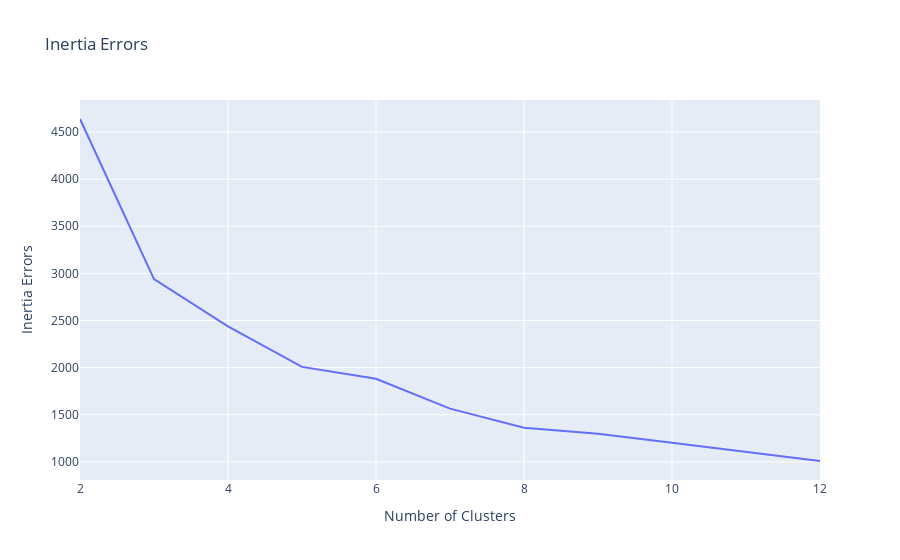

Notebook source saved alongside this figure:
### Markdown cell above
*PLOT INERTIA VS CLUSTERS*

### Code cell
fig = px.line(x=n_cluster, y=inertia_errors, title='Inertia Errors')
fig.update_layout(xaxis_title='Number of Clusters', yaxis_title='Inertia Errors')
fig.show()

### Figure 1 — Plotly figure (JSON) as saved in the notebook; plotly's stock layout.template omitted (floating-point values rounded to 4 significant figures)
{"data": [{"hovertemplate": "x=%{x}<br>y=%{y}<extra></extra>", "legendgroup": "", "line": {"color": "#636efa", "dash": "solid"}, "marker": {"symbol": "circle"}, "mode": "lines", "name": "", "orientation": "v", "showlegend": false, "type": "scatter", "x": [2, 3, 4, 5, 6, 7, 8, 9, 10, 11, 12], "xaxis": "x", "y": [4638.0, 2939.0, 2437.0, 2008.0, 1881.0, 1565.0, 1363.0, 1299.0, 1202.0, 1108.0, 1009.0], "yaxis": "y"}], "layout": {"legend": {"tracegroupgap": 0}, "title": {"text": "Inertia Errors"}, "xaxis": {"anchor": "y", "domain": [0, 1], "title": {"text": "Number of Clusters"}}, "yaxis": {"anchor": "x", "domain": [0, 1], "title": {"text": "Inertia Errors"}}}}
